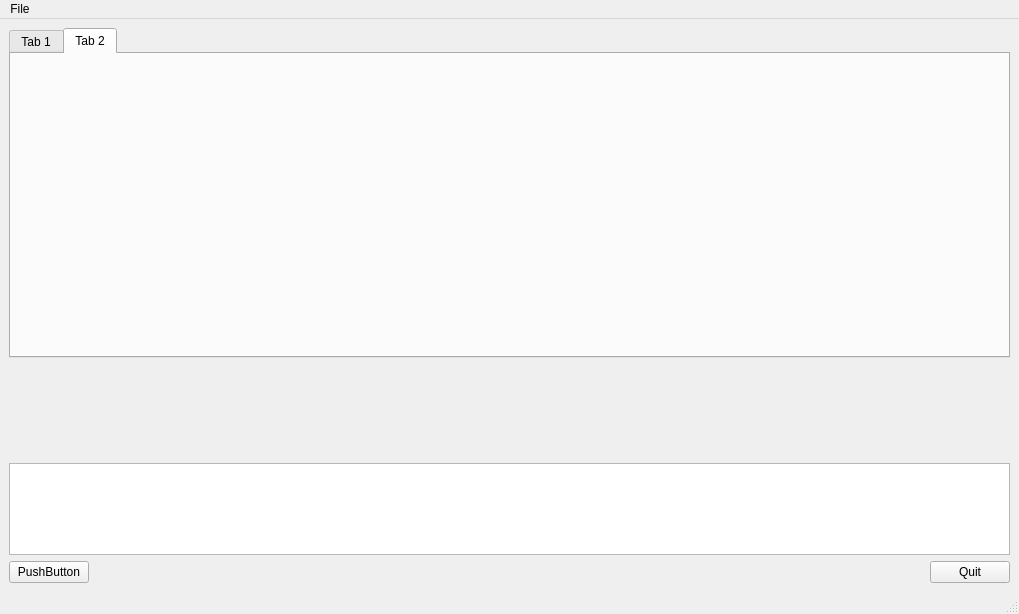
<?xml version="1.0" encoding="UTF-8"?>
<ui version="4.0">
 <class>MainWindow</class>
 <widget class="QMainWindow" name="MainWindow">
  <property name="geometry">
   <rect>
    <x>0</x>
    <y>0</y>
    <width>1019</width>
    <height>614</height>
   </rect>
  </property>
  <property name="windowTitle">
   <string>Show Mixer</string>
  </property>
  <widget class="QWidget" name="centralwidget">
   <layout class="QHBoxLayout" name="horizontalLayout">
    <item>
     <layout class="QVBoxLayout" name="verticalLayout">
      <item>
       <spacer name="verticalSpacer_2">
        <property name="orientation">
         <enum>Qt::Vertical</enum>
        </property>
        <property name="sizeType">
         <enum>QSizePolicy::Expanding</enum>
        </property>
        <property name="sizeHint" stdset="0">
         <size>
          <width>20</width>
          <height>40</height>
         </size>
        </property>
       </spacer>
      </item>
      <item>
       <layout class="QGridLayout" name="stripgridLayout"/>
      </item>
      <item>
       <widget class="QTabWidget" name="tabWidget">
        <property name="currentIndex">
         <number>1</number>
        </property>
        <widget class="QWidget" name="tab">
         <property name="minimumSize">
          <size>
           <width>0</width>
           <height>300</height>
          </size>
         </property>
         <attribute name="title">
          <string>Tab 1</string>
         </attribute>
         <layout class="QGridLayout" name="gridLayout">
          <item row="0" column="0">
           <layout class="QGridLayout" name="stripgridLayout_2"/>
          </item>
         </layout>
        </widget>
        <widget class="QWidget" name="tab_2">
         <attribute name="title">
          <string>Tab 2</string>
         </attribute>
         <layout class="QGridLayout" name="gridLayout_2">
          <item row="0" column="0">
           <layout class="QGridLayout" name="stripgridLayout_3"/>
          </item>
         </layout>
        </widget>
       </widget>
      </item>
      <item>
       <spacer name="verticalSpacer">
        <property name="orientation">
         <enum>Qt::Vertical</enum>
        </property>
        <property name="sizeType">
         <enum>QSizePolicy::Expanding</enum>
        </property>
        <property name="sizeHint" stdset="0">
         <size>
          <width>20</width>
          <height>200</height>
         </size>
        </property>
       </spacer>
      </item>
      <item>
       <widget class="QTableView" name="tableView"/>
      </item>
      <item>
       <layout class="QHBoxLayout" name="butonsLayout">
        <property name="sizeConstraint">
         <enum>QLayout::SetFixedSize</enum>
        </property>
        <item>
         <widget class="QPushButton" name="nextButton">
          <property name="text">
           <string>PushButton</string>
          </property>
         </widget>
        </item>
        <item>
         <spacer name="horizontalSpacer_3">
          <property name="orientation">
           <enum>Qt::Horizontal</enum>
          </property>
          <property name="sizeType">
           <enum>QSizePolicy::Expanding</enum>
          </property>
          <property name="sizeHint" stdset="0">
           <size>
            <width>40</width>
            <height>20</height>
           </size>
          </property>
         </spacer>
        </item>
        <item>
         <widget class="QPushButton" name="quitButton">
          <property name="sizePolicy">
           <sizepolicy hsizetype="Fixed" vsizetype="Fixed">
            <horstretch>0</horstretch>
            <verstretch>0</verstretch>
           </sizepolicy>
          </property>
          <property name="text">
           <string>Quit</string>
          </property>
         </widget>
        </item>
       </layout>
      </item>
     </layout>
    </item>
   </layout>
  </widget>
  <widget class="QMenuBar" name="menubar">
   <property name="geometry">
    <rect>
     <x>0</x>
     <y>0</y>
     <width>1019</width>
     <height>27</height>
    </rect>
   </property>
   <widget class="QMenu" name="menuFile">
    <property name="title">
     <string>File</string>
    </property>
    <addaction name="actionOpen_Show"/>
    <addaction name="actionSave_Show"/>
    <addaction name="actionClose_Show"/>
    <addaction name="separator"/>
    <addaction name="separator"/>
    <addaction name="actionExit"/>
   </widget>
   <addaction name="menuFile"/>
  </widget>
  <widget class="QStatusBar" name="statusbar"/>
  <action name="actionOpen_Show">
   <property name="text">
    <string>Open Show</string>
   </property>
  </action>
  <action name="actionClose_Show">
   <property name="text">
    <string>Close Show</string>
   </property>
  </action>
  <action name="actionExit">
   <property name="text">
    <string>Exit</string>
   </property>
  </action>
  <action name="actionSave_Show">
   <property name="text">
    <string>Save Show</string>
   </property>
  </action>
 </widget>
 <resources/>
 <connections>
  <connection>
   <sender>actionExit</sender>
   <signal>triggered()</signal>
   <receiver>MainWindow</receiver>
   <slot>close()</slot>
   <hints>
    <hint type="sourcelabel">
     <x>-1</x>
     <y>-1</y>
    </hint>
    <hint type="destinationlabel">
     <x>399</x>
     <y>299</y>
    </hint>
   </hints>
  </connection>
  <connection>
   <sender>quitButton</sender>
   <signal>clicked()</signal>
   <receiver>MainWindow</receiver>
   <slot>close()</slot>
   <hints>
    <hint type="sourcelabel">
     <x>965</x>
     <y>567</y>
    </hint>
    <hint type="destinationlabel">
     <x>509</x>
     <y>306</y>
    </hint>
   </hints>
  </connection>
 </connections>
</ui>
